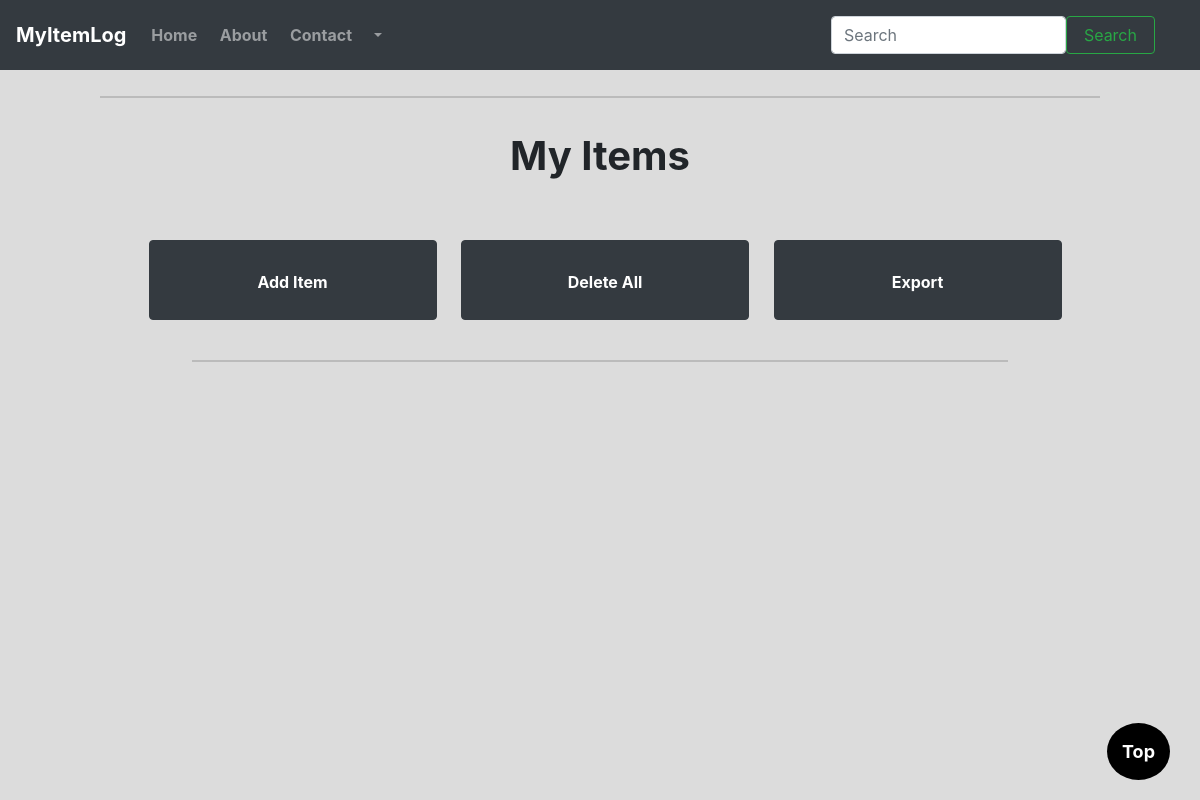
The app's page / (signed in), older data.
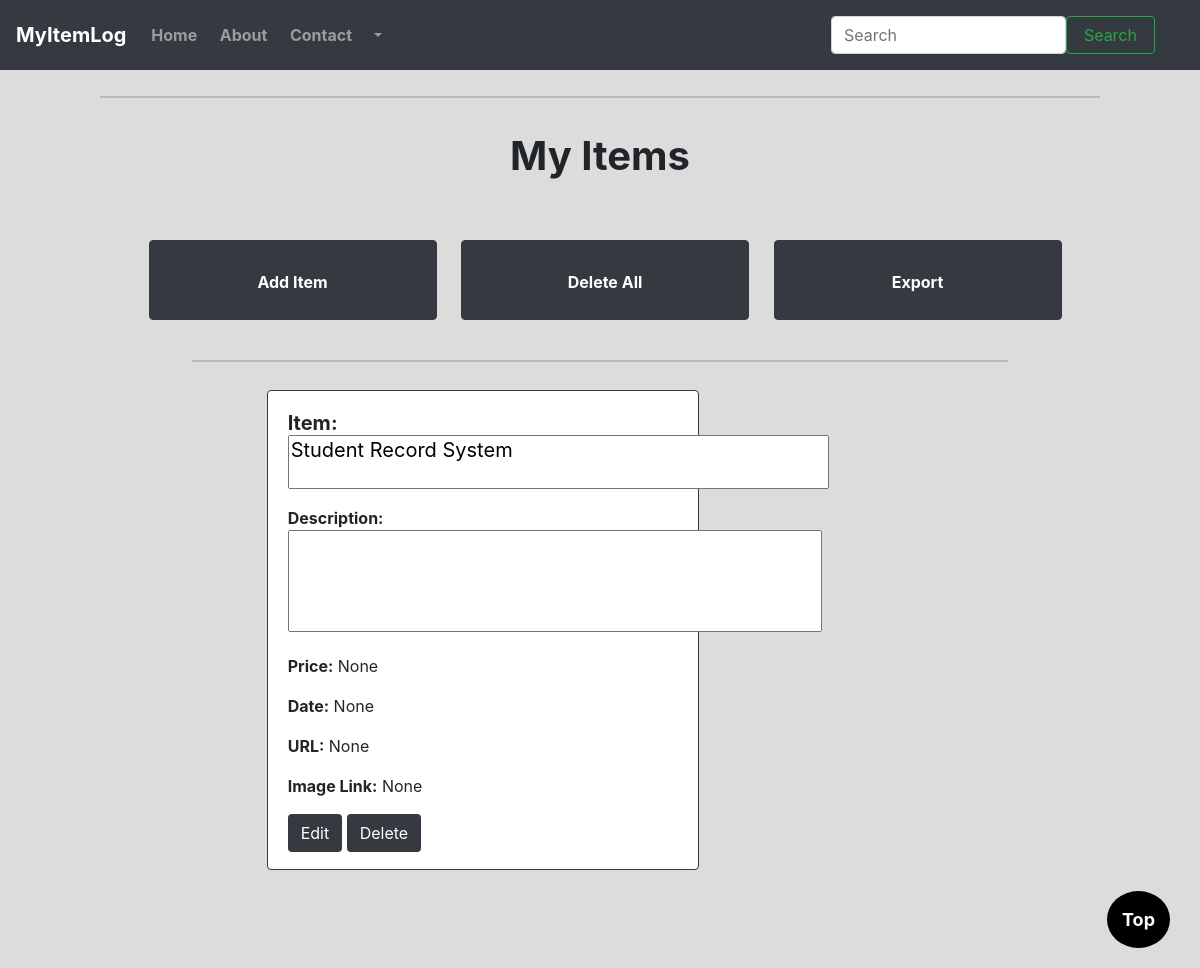
The same page, newer data.
### item/models.py (models this page shows)
class entry(models.Model):
    user = models.ForeignKey(User, on_delete=models.CASCADE)
    Item = models.CharField(blank=False, max_length=120)
    Picture_URL = models.URLField(blank=True, max_length=2000)
    Description = models.TextField(blank=True)
    Price = models.DecimalField(blank=True, max_digits=100, decimal_places=2, null=False)
    Date = models.DateField(blank=True, null=False)
    URL = models.URLField(blank=True, max_length=200)
    def get_absolute_url_delete(self):
        return reverse("delete-item", kwargs={"id": self.id})
    def get_absolute_url_edit(self):
        return reverse("edit-item", kwargs={"id": self.id})

### pages/views.py (the view)
# urls.py: path('', home_view, name='home'),
def home_view(request):
    if request.user.is_authenticated:
        entries = entry.objects.filter(user=request.user)
        return render(request, "home.html", {'item': entries})
    else:
        return render(request, "home.html")

### templates/home.html (shortened to what this page needs)
{% extends 'base.html' %}
{% if user.is_authenticated %}
{% block content %}
<br>
<br>
<br>
<br>
<div class="grid col-6 col-sm-6 col-md-8 col-lg-8 col-xl-10">
    <div class="A">
        <br>
        <center><h1><b>My Items</b></h1></center>
    </div>
    <br>
    <br>
    <br>
    <center>
    <div class="card border-dark bg-dark itemButton" style="width: 18rem;">
        <div class="card-body">
            <center><a class="nav-link hover" href="{% url 'add-item' %}"><b> Add Item </b></a></center>
        </div>
    </div>
    <div class="card border-dark bg-dark itemButton" style="width: 18rem;">
        <div class="card-body">
            <center><a href="{% url 'delete-all' %}" class="nav-link hover"><b> Delete All </b></a></center>
        </div>
    </div>
    <div class="card border-dark bg-dark itemButton" style="width: 18rem;">
        <div class="card-body">
            <center><a href="{% url 'item-download' %}" class="nav-link hover"><b>Export</b></a></center>
        </div>
    </div>
    </center>
<div class="grid col-6 col-sm-6 col-md-8 col-lg-8 col-xl-10">
        {% for entry in item %}
        <div class="card mt-5 border-dark mb-5" id="entries" style="width: 27rem; height: 30rem;">
            <div class="card-body">
                <h5 class="card-title"><b>Item:</b><br><textarea data-toggle="tooltip" data-placement="bottom" title="My title" style="resize: none;" rows="2" cols="40" readonly>{{entry.Item}}</textarea></h5>
                <p class="card-text"><b>Description:</b> <br><textarea rows="4" cols="50" readonly style="resize: none;">{{entry.Description}}</textarea></p>
                <p class="card-text"><b>Price:</b>{% if entry.Price != Null %} ${% endif %} {{entry.Price}}</p>
                <p class="card-text"><b>Date:</b> {{entry.Date}}</p>
                <p class="card-text"><b>URL:</b>{% if entry.URL != "" %} <a href="{{entry.URL}}">Link</a>{% endif %}{% if entry.URL == "" %} None{% endif %}</p>
                <p class="card-text"><b>Image Link:</b>{% if entry.Picture_URL != "" %} <a href="{{entry.Picture_URL}}">Image Link</a>{% endif %}{% if entry.Picture_URL == "" %} None{% endif %}</p>
                <a href='{{ entry.get_absolute_url_edit }}' class="btn btn-dark hover"><form action="." method="POST">{% csrf_token %}
                    Edit
                </form> </a>
                <a href='{{ entry.get_absolute_url_delete }}' class="btn btn-dark hover"><form action="." method="POST">{% csrf_token %}
                    Delete
                </form> </a>
            </div>
        </div>
    {% endfor %}
</div>
</div>
{% endblock %}
{% block search %}
    <form class="form-inline my-2 my-lg-0" action="{% url 'search' %}" method="GET">
        <input class="form-control col-sm-10 col-md-10 col-lg-8 col-xl-8 " name="q" value="{{request.GET.q}}" type="search" placeholder="Search" aria-label="Search">
        <button class="btn btn-outline-success my-2 col-sm-2 col-md-2 col-lg-3 col-xl-3" type="submit">Search</button>
    </form>
{% endblock %}
{% endif %}

### templates/base.html (shortened to what this page needs)
<!DOCTYPE html>
<html lang="en">
    <head>
    <link rel="stylesheet" href="https://maxcdn.bootstrapcdn.com/bootstrap/4.4.1/css/bootstrap.min.css">
    {% load static from staticfiles %}
    <link rel="stylesheet" href="{% static 'styles.css' %}?{% now 'U' %}">
    {% if user.is_authenticated %}
    </head>
    <body>
        <button onclick="topFunction()" id="myBtn" title="Go to top"><b>Top</b></button>
        <nav class="navbar navbar-expand-lg navbar-dark bg-dark navbar fixed-top">
            <a class="navbar-brand" href="{% url 'home' %}"><b>MyItemLog</b></a>
            <div class="collapse navbar-collapse" id="navbarNav">
                <ul class="navbar-nav mr-auto mt-2 mt-lg-0">
                    <li class="nav-item hover">
                        <center><a class="nav-link" href="{% url 'home' %}" style=""><b> Home </b></a></center>
                    </li>
                    <li class="nav-item hover">
                        <center><a class="nav-link" href="{% url 'about' %}"><b> About </b></a></center>
                    </li>
                    <li class="nav-item hover">
                        <center><a class="nav-link" href="{% url 'contact' %}"><b> Contact </b></a></center>
                    </li>
                    <br>
                    <li class="nav-item dropdown hover">
                        <center><a class="nav-link dropdown-toggle" href="#" id="navbarDropdown" role="button" data-toggle="dropdown" aria-haspopup="true" aria-expanded="false">
                        </a>
                        </center>
                    </li>
                </ul>
    {% block search %}
    {% endblock %}
            </div>
        </nav>
    {% block content %}
    {% endblock %}
    {% endif %}
    </body>
</html>

### assets/styles.css (style rules this page uses)
.hover { color: white; background-color: #white; border: 1px solid transparent; display: inline-block; line-height: 1.5; border-radius: .25rem; transition: color .15s ease-in-out,background-color .15s ease-in-out,border-color .15s ease-in-out,box-shadow .15s ease-in-out; }
#myBtn { display: none; position: fixed; bottom: 20px; right: 30px; z-index: 99; font-size: 18px; border: none; outline: none; color: white; cursor: pointer; padding: 15px; border-radius: 4px; background-color: black; display: inline-block; line-height: 1.5; transition: color .15s ease-in-out,background-color .15s ease-in-out,border-color .15s ease-in-out,box-shadow .15s ease-in-out; border-radius: 50%; }
.grid { display: gird; width: 1500px; justify-items: center; justify-content: center; align-items: center; border-top: 2px solid #bbb; padding: 10px; position: relative; grid-gap: 10px; margin: auto; }
.card { display:inline-block; margin: 10px; width: 50px; height: 80px; position:relative; top:-30px; justify-content: center; flex-direction: row; }
body { background-color: #DCDCDC; }
@media screen and (min-width: 64em) { .itemButton { position:relative; left: 165px; } }
@media screen and (min-width: 64em) { #entries { position: relative; left: 55px; display: inline-block; } }
@media screen and (min-width: 64em) { .itemButton { position: relative; left: 5px; } }

Row changes from the older to the newer data that the page shows:
added entry: Item "Student Record System", Price "None", Date "None", URL "None", Picture_URL "None"
